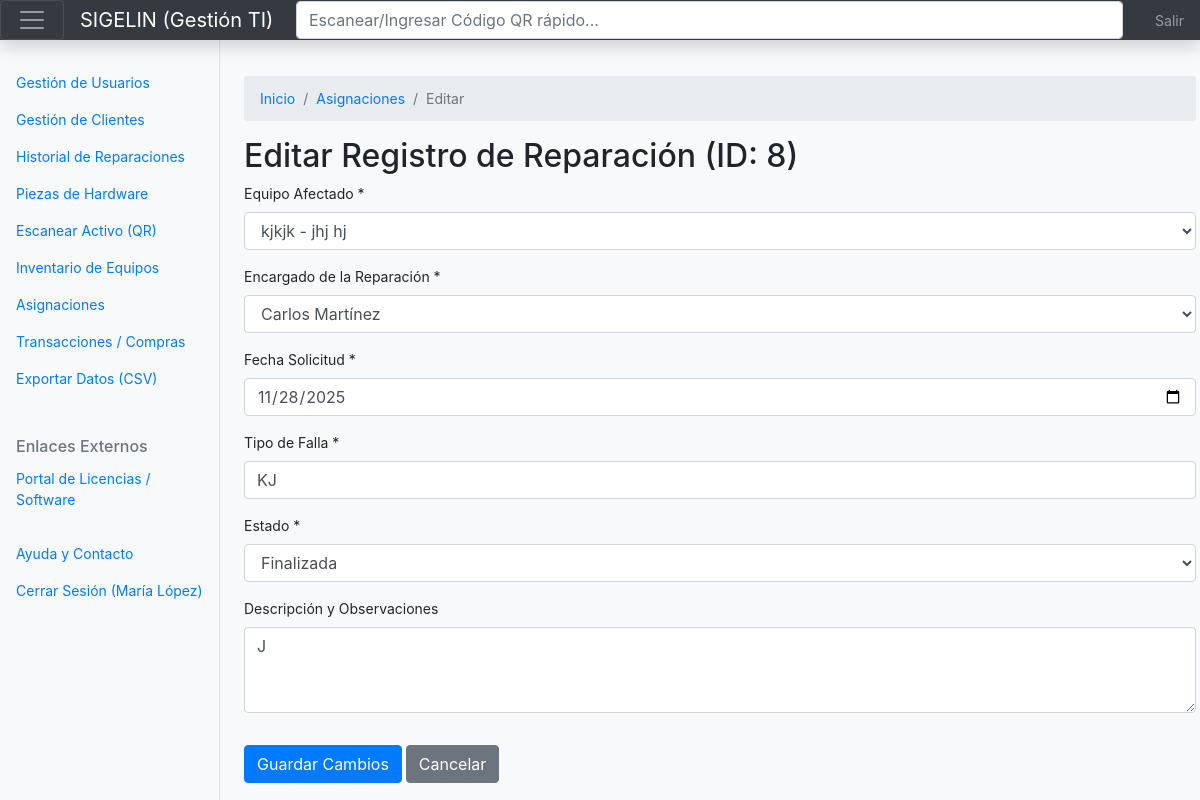
Screenshot of /editar_reparacion.php?id=8 (signed in) with the database file from the repository.
### tables this page shows
CREATE TABLE IF NOT EXISTS `reparacion` (
  `id_reparacion` int NOT NULL AUTO_INCREMENT,
  `id_equipo` int NOT NULL,
  `id_encargado` int DEFAULT NULL,
  `fecha` date NOT NULL,
  `tipo_falla` varchar(100) DEFAULT NULL,
  `estado` enum('Pendiente','En Progreso','Finalizada','Cancelada') NOT NULL,
  `descripcion` text,
  PRIMARY KEY (`id_reparacion`),
  KEY `id_encargado` (`id_encargado`),
  KEY `idx_equipo_encargado_reparacion` (`id_equipo`,`id_encargado`)
);

CREATE TABLE IF NOT EXISTS `equipo` (
  `id_equipo` int NOT NULL AUTO_INCREMENT,
  `tipo` varchar(100) DEFAULT NULL,
  `modelo` varchar(100) DEFAULT NULL,
  `marca` varchar(100) DEFAULT NULL,
  `estado` enum('Disponible','Asignado','Reparacion','Baja') NOT NULL,
  `lugar_asignado` varchar(255) DEFAULT NULL,
  `id_ubicacion` int DEFAULT NULL,
  `id_usuario` int DEFAULT NULL,
  PRIMARY KEY (`id_equipo`),
  KEY `id_ubicacion` (`id_ubicacion`),
  KEY `id_usuario` (`id_usuario`),
  KEY `idx_tipo_modelo_equipo` (`tipo`,`modelo`)
);

### editar_reparacion.php (the view, shortened to what this page needs)
<?php
$db = new Database();
$conn = $db->dbConnection();
$id_reparacion = $_GET['id'] ?? null;
$stmtEquipos = $conn->query("SELECT id_equipo, modelo, tipo, marca FROM equipo ORDER BY modelo");
$equipos = $stmtEquipos->fetchAll(PDO::FETCH_ASSOC);
$stmtEncargados = $conn->query("SELECT id_usuario AS id_encargado, nombre FROM usuariosistema WHERE rol IN ('tecnico', 'administrador') ORDER BY nombre");
$encargados = $stmtEncargados->fetchAll(PDO::FETCH_ASSOC);
$stmt = $conn->prepare("SELECT * FROM reparacion WHERE id_reparacion = :id");
$stmt->execute([':id' => $id_reparacion]);
$reparacion = $stmt->fetch(PDO::FETCH_ASSOC);
?>
<!DOCTYPE html>
<html lang="es">
<?php require_once 'includes/head.php'; ?>
<body>
<?php require_once 'includes/header.php'; ?>
<div class="container-fluid">
    <div class="row">
        <?php require_once 'includes/sidebar.php'; ?>
        <main class="col-md-9 ms-sm-auto col-lg-10 px-4">
            <nav aria-label="breadcrumb" class="mt-3">
              <ol class="breadcrumb">
                <li class="breadcrumb-item"><a href="index.php">Inicio</a></li>
                <li class="breadcrumb-item"><a href="asignaciones.php">Asignaciones</a></li>
                <li class="breadcrumb-item active" aria-current="page">Editar</li>
              </ol>
            </nav>
            <h2 class="mt-3">Editar Registro de Reparación (ID: <?= $id_reparacion ?>)</h2>
            <form method="post">
                <div class="form-group mb-3">
                    <label>Equipo Afectado *</label>
                    <select name="id_equipo" class="form-control" required>
                        <?php foreach ($equipos as $e): ?>
                            <option value="<?= $e['id_equipo']; ?>" <?= $reparacion['id_equipo'] == $e['id_equipo'] ? 'selected' : '' ?>>
                                <?= htmlspecialchars($e['tipo'] . ' - ' . $e['marca'] . ' ' . $e['modelo']); ?>
                            </option>
                        <?php endforeach; ?>
                    </select>
                </div>
                <div class="form-group mb-3">
                    <label>Encargado de la Reparación *</label>
                    <select name="id_encargado" class="form-control" required>
                        <?php foreach ($encargados as $r): ?>
                            <option value="<?= $r['id_encargado']; ?>" <?= $reparacion['id_encargado'] == $r['id_encargado'] ? 'selected' : '' ?>>
                                <?= htmlspecialchars($r['nombre']); ?>
                            </option>
                        <?php endforeach; ?>
                    </select>
                </div>
                <div class="form-group mb-3">
                    <label>Fecha Solicitud *</label>
                    <input type="date" name="fecha" class="form-control" required value="<?= $reparacion['fecha']; ?>">
                </div>
                <div class="form-group mb-3">
                    <label>Tipo de Falla *</label>
                    <input type="text" name="tipo_falla" class="form-control" required value="<?= htmlspecialchars($reparacion['tipo_falla']); ?>" maxlength="100">
                </div>
                <div class="form-group mb-3">
                    <label>Estado *</label>
                    <select name="estado" class="form-control" required>
                        <option value="Finalizada" <?= $reparacion['estado'] == 'Finalizada' ? 'selected' : '' ?>>Finalizada</option>
                    </select>
                </div>
                <div class="form-group mb-3">
                    <label>Descripción y Observaciones</label>
                    <textarea name="descripcion" class="form-control" rows="3"><?= htmlspecialchars($reparacion['descripcion']); ?></textarea>
                </div>
                <button type="submit" class="btn btn-primary mt-3">Guardar Cambios</button>
                <a href="reparaciones.php" class="btn btn-secondary mt-3">Cancelar</a>
            </form>
        </main>
    </div>
</div>
</body>
</html>

### css/dashboard.css (style rules this page uses)
body { font-size: 0.875rem; background-color: #f8f9fa; }
@media (min-width: 768px) { main { margin-left: 220px; padding-top: 20px; } }

### rows the page displays
reparacion: id_equipo "kjkjk - jhj hj", fecha "11/28/2025", tipo_falla "KJ", estado "Finalizada", descripcion "J"

### other values shown
$_SESSION['user_nombre'] "María López"
$id_reparacion "8"
form field id_encargado "Carlos Martínez"
